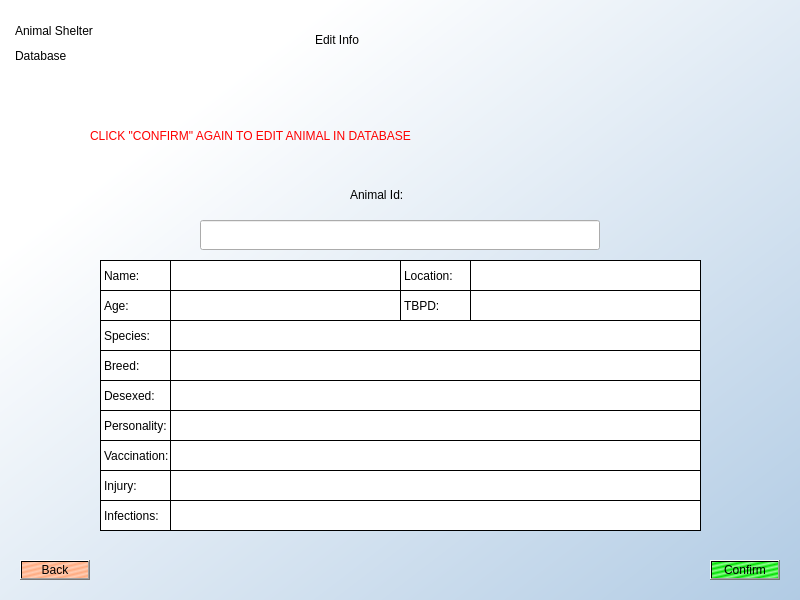
<?xml version="1.0" encoding="UTF-8"?>
<ui version="4.0">
 <class>Dialog</class>
 <widget class="QDialog" name="Dialog">
  <property name="geometry">
   <rect>
    <x>0</x>
    <y>0</y>
    <width>800</width>
    <height>600</height>
   </rect>
  </property>
  <property name="windowTitle">
   <string>Dialog</string>
  </property>
  <widget class="QWidget" name="widget" native="true">
   <property name="geometry">
    <rect>
     <x>0</x>
     <y>0</y>
     <width>801</width>
     <height>601</height>
    </rect>
   </property>
   <property name="styleSheet">
    <string notr="true">
QWidget#widget{ background-color:qlineargradient(spread:pad, x1:1, y1:1, x2:0.0115909, y2:0.034, stop:0 rgba(177, 203, 228, 255), stop:0.806818 rgba(255, 255, 255, 255), stop:1 rgba(255, 255, 255, 255))}
</string>
   </property>
   <widget class="QLabel" name="label">
    <property name="geometry">
     <rect>
      <x>15</x>
      <y>10</y>
      <width>141</width>
      <height>41</height>
     </rect>
    </property>
    <property name="styleSheet">
     <string notr="true">font: 25 18pt &quot;Calibri Light&quot;;</string>
    </property>
    <property name="text">
     <string>Animal Shelter </string>
    </property>
   </widget>
   <widget class="QLabel" name="label_2">
    <property name="geometry">
     <rect>
      <x>15</x>
      <y>30</y>
      <width>91</width>
      <height>51</height>
     </rect>
    </property>
    <property name="styleSheet">
     <string notr="true">font: 25 18pt &quot;Calibri Light&quot;;</string>
    </property>
    <property name="text">
     <string>Database</string>
    </property>
   </widget>
   <widget class="QWidget" name="gridLayoutWidget">
    <property name="geometry">
     <rect>
      <x>0</x>
      <y>0</y>
      <width>16</width>
      <height>151</height>
     </rect>
    </property>
    <layout class="QGridLayout" name="gridLayout"/>
   </widget>
   <widget class="QPushButton" name="EditBackB">
    <property name="geometry">
     <rect>
      <x>20</x>
      <y>560</y>
      <width>70</width>
      <height>20</height>
     </rect>
    </property>
    <property name="styleSheet">
     <string notr="true">background-color:qlineargradient(spread:reflect, x1:0.926, y1:0.926136, x2:1, y2:1, stop:0 rgba(255, 170, 127, 255), stop:1 rgba(255, 206, 181, 255))</string>
    </property>
    <property name="text">
     <string>Back</string>
    </property>
   </widget>
   <widget class="QWidget" name="gridLayoutWidget_2">
    <property name="geometry">
     <rect>
      <x>0</x>
      <y>580</y>
      <width>801</width>
      <height>20</height>
     </rect>
    </property>
    <layout class="QGridLayout" name="gridLayout_2"/>
   </widget>
   <widget class="QWidget" name="gridLayoutWidget_3">
    <property name="geometry">
     <rect>
      <x>781</x>
      <y>500</y>
      <width>20</width>
      <height>80</height>
     </rect>
    </property>
    <layout class="QGridLayout" name="gridLayout_3"/>
   </widget>
   <widget class="QWidget" name="gridLayoutWidget_4">
    <property name="geometry">
     <rect>
      <x>0</x>
      <y>500</y>
      <width>16</width>
      <height>80</height>
     </rect>
    </property>
    <layout class="QGridLayout" name="gridLayout_4"/>
   </widget>
   <widget class="QLineEdit" name="EditIdInput">
    <property name="geometry">
     <rect>
      <x>200</x>
      <y>220</y>
      <width>400</width>
      <height>30</height>
     </rect>
    </property>
    <property name="toolTip">
     <string>&lt;html&gt;&lt;head/&gt;&lt;body&gt;&lt;p&gt;Input animal's identification number.&lt;/p&gt;&lt;/body&gt;&lt;/html&gt;</string>
    </property>
   </widget>
   <widget class="QLabel" name="label_3">
    <property name="geometry">
     <rect>
      <x>315</x>
      <y>20</y>
      <width>170</width>
      <height>40</height>
     </rect>
    </property>
    <property name="styleSheet">
     <string notr="true">font: 25 38pt &quot;Calibri Light&quot;;</string>
    </property>
    <property name="text">
     <string>Edit Info</string>
    </property>
   </widget>
   <widget class="QLabel" name="label_4">
    <property name="geometry">
     <rect>
      <x>350</x>
      <y>180</y>
      <width>100</width>
      <height>30</height>
     </rect>
    </property>
    <property name="styleSheet">
     <string notr="true">font: 25 18pt &quot;Calibri Light&quot;;</string>
    </property>
    <property name="text">
     <string>Animal Id:</string>
    </property>
   </widget>
   <widget class="QWidget" name="widget_2" native="true">
    <property name="geometry">
     <rect>
      <x>100</x>
      <y>260</y>
      <width>601</width>
      <height>271</height>
     </rect>
    </property>
    <property name="styleSheet">
     <string notr="true">background-color:rgb(255, 255, 255);
border: 1px solid;</string>
    </property>
    <widget class="QLabel" name="label_5">
     <property name="geometry">
      <rect>
       <x>0</x>
       <y>60</y>
       <width>71</width>
       <height>31</height>
      </rect>
     </property>
     <property name="text">
      <string>Species:</string>
     </property>
    </widget>
    <widget class="QLabel" name="label_6">
     <property name="geometry">
      <rect>
       <x>0</x>
       <y>90</y>
       <width>71</width>
       <height>31</height>
      </rect>
     </property>
     <property name="text">
      <string>Breed:</string>
     </property>
    </widget>
    <widget class="QLabel" name="label_7">
     <property name="geometry">
      <rect>
       <x>0</x>
       <y>0</y>
       <width>71</width>
       <height>31</height>
      </rect>
     </property>
     <property name="text">
      <string>Name:</string>
     </property>
    </widget>
    <widget class="QLabel" name="label_8">
     <property name="geometry">
      <rect>
       <x>0</x>
       <y>30</y>
       <width>71</width>
       <height>31</height>
      </rect>
     </property>
     <property name="text">
      <string>Age:</string>
     </property>
    </widget>
    <widget class="QLabel" name="label_9">
     <property name="geometry">
      <rect>
       <x>0</x>
       <y>180</y>
       <width>71</width>
       <height>31</height>
      </rect>
     </property>
     <property name="text">
      <string>Vaccination:</string>
     </property>
    </widget>
    <widget class="QLabel" name="label_10">
     <property name="geometry">
      <rect>
       <x>0</x>
       <y>120</y>
       <width>71</width>
       <height>31</height>
      </rect>
     </property>
     <property name="text">
      <string>Desexed:</string>
     </property>
    </widget>
    <widget class="QLabel" name="label_11">
     <property name="geometry">
      <rect>
       <x>0</x>
       <y>210</y>
       <width>71</width>
       <height>31</height>
      </rect>
     </property>
     <property name="text">
      <string>Injury:</string>
     </property>
    </widget>
    <widget class="QLabel" name="label_12">
     <property name="geometry">
      <rect>
       <x>0</x>
       <y>150</y>
       <width>71</width>
       <height>31</height>
      </rect>
     </property>
     <property name="text">
      <string>Personality:</string>
     </property>
    </widget>
    <widget class="QLabel" name="label_13">
     <property name="geometry">
      <rect>
       <x>0</x>
       <y>240</y>
       <width>71</width>
       <height>31</height>
      </rect>
     </property>
     <property name="text">
      <string>Infections:</string>
     </property>
    </widget>
    <widget class="QLabel" name="label_14">
     <property name="geometry">
      <rect>
       <x>300</x>
       <y>0</y>
       <width>71</width>
       <height>31</height>
      </rect>
     </property>
     <property name="text">
      <string>Location:</string>
     </property>
    </widget>
    <widget class="QLabel" name="label_15">
     <property name="geometry">
      <rect>
       <x>300</x>
       <y>30</y>
       <width>71</width>
       <height>31</height>
      </rect>
     </property>
     <property name="text">
      <string>TBPD:</string>
     </property>
    </widget>
    <widget class="QLineEdit" name="EName">
     <property name="geometry">
      <rect>
       <x>70</x>
       <y>0</y>
       <width>231</width>
       <height>31</height>
      </rect>
     </property>
     <property name="toolTip">
      <string>&lt;html&gt;&lt;head/&gt;&lt;body&gt;&lt;p&gt;Input animal's identification number.&lt;/p&gt;&lt;/body&gt;&lt;/html&gt;</string>
     </property>
    </widget>
    <widget class="QLineEdit" name="EAge">
     <property name="geometry">
      <rect>
       <x>70</x>
       <y>30</y>
       <width>231</width>
       <height>31</height>
      </rect>
     </property>
     <property name="toolTip">
      <string>&lt;html&gt;&lt;head/&gt;&lt;body&gt;&lt;p&gt;Input animal's identification number.&lt;/p&gt;&lt;/body&gt;&lt;/html&gt;</string>
     </property>
    </widget>
    <widget class="QLineEdit" name="ETbpd">
     <property name="geometry">
      <rect>
       <x>370</x>
       <y>30</y>
       <width>231</width>
       <height>31</height>
      </rect>
     </property>
     <property name="toolTip">
      <string>&lt;html&gt;&lt;head/&gt;&lt;body&gt;&lt;p&gt;Input animal's identification number.&lt;/p&gt;&lt;/body&gt;&lt;/html&gt;</string>
     </property>
    </widget>
    <widget class="QLineEdit" name="ELoc">
     <property name="geometry">
      <rect>
       <x>370</x>
       <y>0</y>
       <width>231</width>
       <height>31</height>
      </rect>
     </property>
     <property name="toolTip">
      <string>&lt;html&gt;&lt;head/&gt;&lt;body&gt;&lt;p&gt;Input animal's identification number.&lt;/p&gt;&lt;/body&gt;&lt;/html&gt;</string>
     </property>
    </widget>
    <widget class="QLineEdit" name="ESpecies">
     <property name="geometry">
      <rect>
       <x>70</x>
       <y>60</y>
       <width>531</width>
       <height>31</height>
      </rect>
     </property>
     <property name="toolTip">
      <string>&lt;html&gt;&lt;head/&gt;&lt;body&gt;&lt;p&gt;Input animal's identification number.&lt;/p&gt;&lt;/body&gt;&lt;/html&gt;</string>
     </property>
    </widget>
    <widget class="QLineEdit" name="EBreed">
     <property name="geometry">
      <rect>
       <x>70</x>
       <y>90</y>
       <width>531</width>
       <height>31</height>
      </rect>
     </property>
     <property name="toolTip">
      <string>&lt;html&gt;&lt;head/&gt;&lt;body&gt;&lt;p&gt;Input animal's identification number.&lt;/p&gt;&lt;/body&gt;&lt;/html&gt;</string>
     </property>
    </widget>
    <widget class="QLineEdit" name="EDesexed">
     <property name="geometry">
      <rect>
       <x>70</x>
       <y>120</y>
       <width>531</width>
       <height>31</height>
      </rect>
     </property>
     <property name="toolTip">
      <string>&lt;html&gt;&lt;head/&gt;&lt;body&gt;&lt;p&gt;Input animal's identification number.&lt;/p&gt;&lt;/body&gt;&lt;/html&gt;</string>
     </property>
    </widget>
    <widget class="QLineEdit" name="EPerson">
     <property name="geometry">
      <rect>
       <x>70</x>
       <y>150</y>
       <width>531</width>
       <height>31</height>
      </rect>
     </property>
     <property name="toolTip">
      <string>&lt;html&gt;&lt;head/&gt;&lt;body&gt;&lt;p&gt;Input animal's identification number.&lt;/p&gt;&lt;/body&gt;&lt;/html&gt;</string>
     </property>
    </widget>
    <widget class="QLineEdit" name="EVacc">
     <property name="geometry">
      <rect>
       <x>70</x>
       <y>180</y>
       <width>531</width>
       <height>31</height>
      </rect>
     </property>
     <property name="toolTip">
      <string>&lt;html&gt;&lt;head/&gt;&lt;body&gt;&lt;p&gt;Input animal's identification number.&lt;/p&gt;&lt;/body&gt;&lt;/html&gt;</string>
     </property>
    </widget>
    <widget class="QLineEdit" name="EInjury">
     <property name="geometry">
      <rect>
       <x>70</x>
       <y>210</y>
       <width>531</width>
       <height>31</height>
      </rect>
     </property>
     <property name="toolTip">
      <string>&lt;html&gt;&lt;head/&gt;&lt;body&gt;&lt;p&gt;Input animal's identification number.&lt;/p&gt;&lt;/body&gt;&lt;/html&gt;</string>
     </property>
    </widget>
    <widget class="QLineEdit" name="EInfect">
     <property name="geometry">
      <rect>
       <x>70</x>
       <y>240</y>
       <width>531</width>
       <height>31</height>
      </rect>
     </property>
     <property name="toolTip">
      <string>&lt;html&gt;&lt;head/&gt;&lt;body&gt;&lt;p&gt;Input animal's identification number.&lt;/p&gt;&lt;/body&gt;&lt;/html&gt;</string>
     </property>
    </widget>
   </widget>
   <widget class="QPushButton" name="EConfirmB">
    <property name="geometry">
     <rect>
      <x>710</x>
      <y>560</y>
      <width>70</width>
      <height>20</height>
     </rect>
    </property>
    <property name="toolTip">
     <string>&lt;html&gt;&lt;head/&gt;&lt;body&gt;&lt;p&gt;Add New Animal To Database.&lt;/p&gt;&lt;/body&gt;&lt;/html&gt;</string>
    </property>
    <property name="styleSheet">
     <string notr="true">background-color:qlineargradient(spread:reflect, x1:0.926, y1:0.92, x2:1, y2:1, stop:0 rgba(145, 255, 145, 255), stop:1 rgba(0, 223, 0, 255))</string>
    </property>
    <property name="text">
     <string>Confirm</string>
    </property>
   </widget>
   <widget class="QLabel" name="EAlert">
    <property name="enabled">
     <bool>true</bool>
    </property>
    <property name="geometry">
     <rect>
      <x>90</x>
      <y>110</y>
      <width>620</width>
      <height>51</height>
     </rect>
    </property>
    <property name="styleSheet">
     <string notr="true">font: 16pt &quot;OCR A Extended&quot;; color:red; 
</string>
    </property>
    <property name="text">
     <string>CLICK &quot;CONFIRM&quot; AGAIN TO EDIT ANIMAL IN DATABASE</string>
    </property>
   </widget>
  </widget>
 </widget>
 <resources/>
 <connections/>
</ui>
